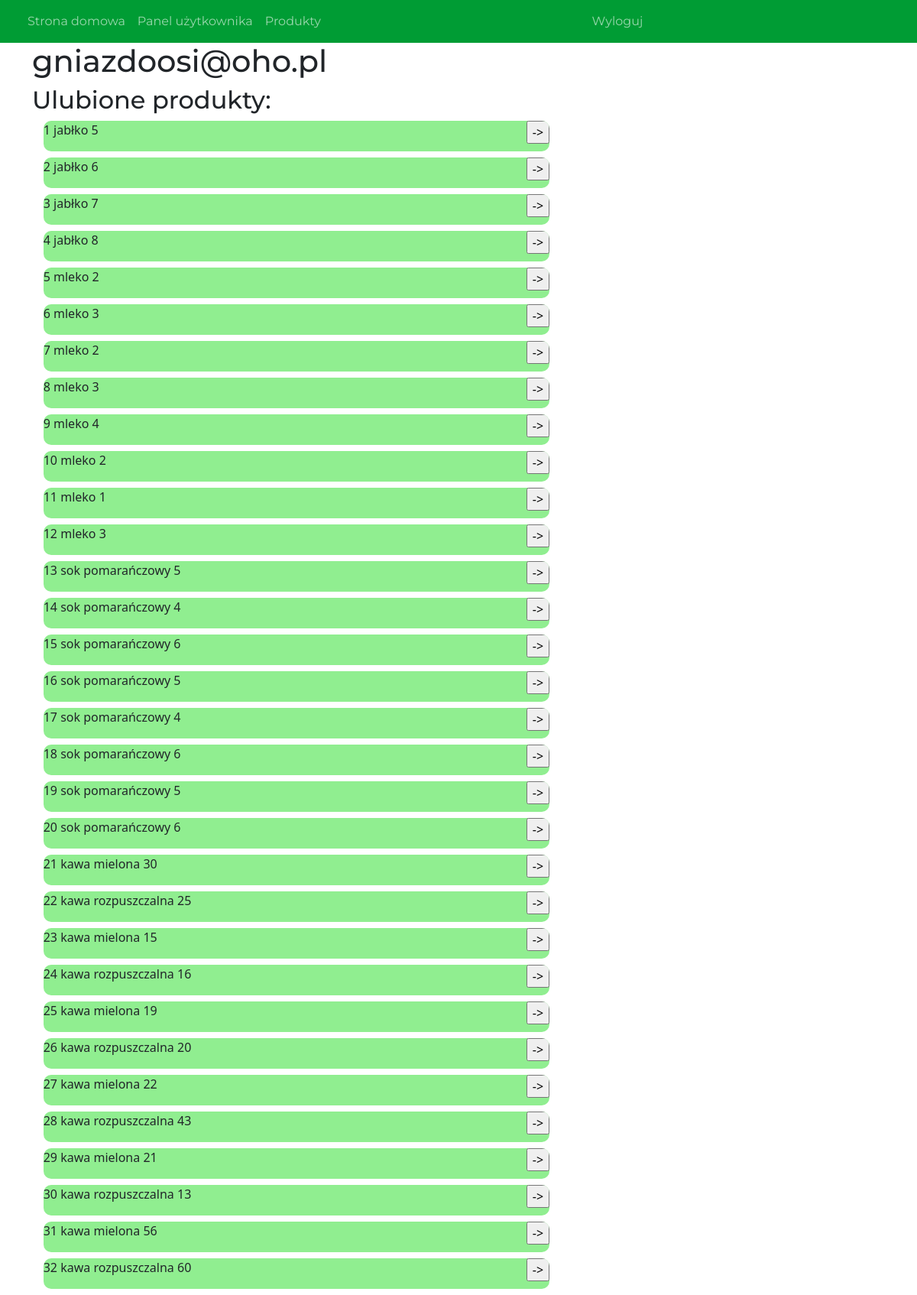
Screenshot of /fav_products (signed in) with the database file from the repository.
### main.py (models this page shows, shortened)
class User(UserMixin, db.Model):
    id = db.Column(db.Integer, primary_key=True)
    nickname = db.Column(db.String(NICKNAME_LENGTH_MAX))
    email = db.Column(db.String(EMAIL_LENGTH_MAX))
    password = db.Column(db.String(PASSWORD_LENGTH_MAX))
    age = db.Column(db.Integer)
    sex = db.Column(db.String(1))
    is_admin = db.Column(db.Integer)    #admin = 1, user = 0

class Product(db.Model):
    id = db.Column(db.Integer, primary_key=True)
    name = db.Column(db.String(100))
    shop_name = db.Column(db.String(SHOP_NAME_LENGTH_MAX))
    price = db.Column(db.Integer)####shoud be REAL!!!!
    mark  = db.Column(db.String(100))

### main.py (the view)
@app.route('/fav_products', methods = ['GET','POST'])
def fav_products():
    records = []
    products = Product.query.all()
    records.append(products)
    return render_template('fav_products.html',records=records)

### main.py (called while the page is built)
@login_manager.user_loader
def load_user(user_id):
    return User.query.get(int(user_id))

### templates/fav_products.html (shortened to what this page needs)
{% extends "layout.html" %}
{% block content %}
    <h1>{{ current_user.email }}</h1>
    <h2>Ulubione produkty:</h2>
    {% for record in records[0] %}
    <div class="ramka5form">
        <div class="left">
        <p>{{record.id}} {{record.name}} {{record.price}}</p>
        </div>
        <div class="right">
        <form class="move" action="/show_product" method="post">
            <input class="go" type="submit" value="->">
        </form>
        </div>
    </div>
    {% endfor %}
{% endblock content %}

### templates/fav_products.html (style rules this page uses)
.left { float: left; }
.right { float: right; }
.ramka4form,.ramka5form { float: left; z-index: 3; height: 2vh; width: 45vw; background: lightgreen; position: relative; border-radius: 10px; margin-bottom: 1vh; overflow: hidden; margin-left: 2%; }
.ramka5form { height: 5vh; width: 90%; overflow-y: hidden; word-wrap: break-word; }

### rows the page displays
User: email "gniazdoosi@oho.pl"
Product: id "1", name "jabłko", price "5"
Product: id "2", name "jabłko", price "6"
Product: id "3", name "jabłko", price "7"
Product: id "4", name "jabłko", price "8"
Product: id "5", name "mleko", price "2"
Product: id "6", name "mleko", price "3"
Product: id "7", name "mleko", price "2"
Product: id "8", name "mleko", price "3"
Product: id "9", name "mleko", price "4"
Product: id "10", name "mleko", price "2"
Product: id "11", name "mleko", price "1"
Product: id "12", name "mleko", price "3"
Product: id "13", name "sok pomarańczowy", price "5"
Product: id "14", name "sok pomarańczowy", price "4"
Product: id "15", name "sok pomarańczowy", price "6"
Product: id "16", name "sok pomarańczowy", price "5"
Product: id "17", name "sok pomarańczowy", price "4"
Product: id "18", name "sok pomarańczowy", price "6"
Product: id "19", name "sok pomarańczowy", price "5"
Product: id "20", name "sok pomarańczowy", price "6"
Product: id "21", name "kawa mielona", price "30"
Product: id "22", name "kawa rozpuszczalna", price "25"
Product: id "23", name "kawa mielona", price "15"
Product: id "24", name "kawa rozpuszczalna", price "16"
Product: id "25", name "kawa mielona", price "19"
Product: id "26", name "kawa rozpuszczalna", price "20"
Product: id "27", name "kawa mielona", price "22"
Product: id "28", name "kawa rozpuszczalna", price "43"
Product: id "29", name "kawa mielona", price "21"
Product: id "30", name "kawa rozpuszczalna", price "13"
Product: id "31", name "kawa mielona", price "56"
Product: id "32", name "kawa rozpuszczalna", price "60"
